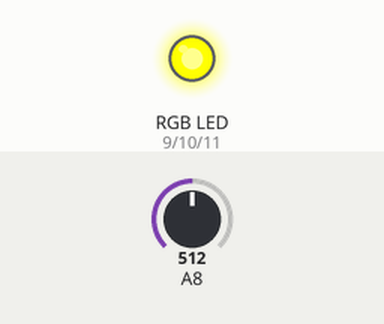
Recording of a sketch running on a simulated Arduino Mega 2560, built with avr-gcc and run on an emulated ATmega2560. Parts: an RGB LED mixed from three pins (HIGH = lit). The inputs (shaded band) are chosen by the test bench; at power-on: A8 = 512. Dim RGB values are drawn brighter than linear.

Above: at 1.2 s.
1.3 s: A8 set to 716
At 1.7 s:
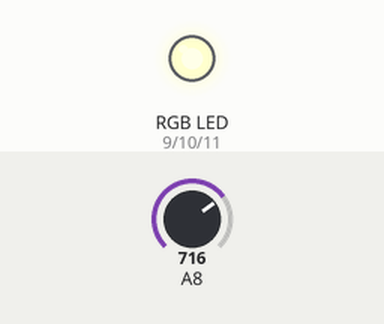
2.8 s: A8 set to 775
At 4.0 s:
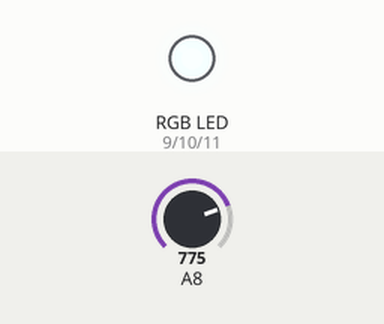
4.3 s: A8 set to 900
At 5.2 s:
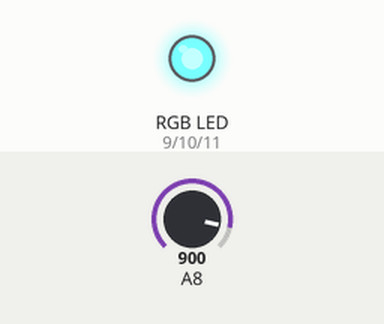
5.8 s: A8 set to 1023
At 6.3 s:
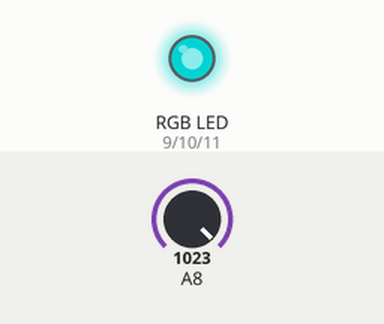
7.3 s: A8 set to 755
At 8.7 s:
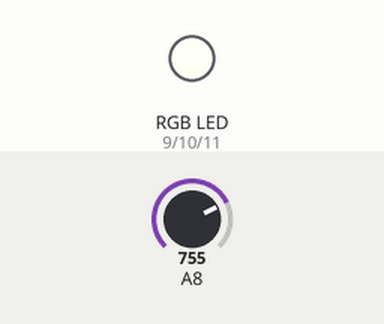
Timing chart, 0 to 9.8 s (numbered marks = the images above; inputs shaded):
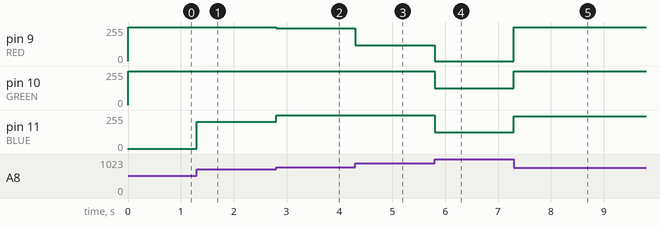

The sketch:

rgbled_with_potentiometer.ino
```cpp
// rgbled_with_potentiometer.ino

// #include <UTFT.h>
// #include <memorysaver.h>

#define RED   9
#define GREEN 10
#define BLUE  11

typedef struct{
  float r;
  float g;
  float b;
} RGB;

RGB* rgbsX;


void setup() {

  pinMode( RED  , OUTPUT );
  pinMode( GREEN, OUTPUT );
  pinMode( BLUE , OUTPUT );

  rgbsX = (RGB*) malloc( sizeof( RGB ) );

}


void loop() {

  // changed to fit for MEGA

  int serial = analogRead( 8 );
  setColor( toRGB ( (float) serial, rgbsX ));

}


void blink( int pin ){

  analogWrite( pin, 100 );
  delay( 100 );
  analogWrite( pin, 0 );

}


void setColor( RGB* rgbs ){

  analogWrite(RED,   (int) rgbs -> r);
  analogWrite(GREEN, (int) rgbs -> g);
  analogWrite(BLUE,  (int) rgbs -> b);

}

/*
 * 0   - 255         -> red   (0 - 255)
 * 255 - 405 - (510) -> green (0 - 150)
 * 510 - 655 - (765) -> blue  (0 - 150)
 * 765 - 1030        -> only green & blue
 */
RGB* toRGB( float serial, RGB* rgbValue ){

  if (serial <= 255) {
    rgbValue -> r = serial;
    rgbValue -> g = 0;
    rgbValue -> b = 0;
    return rgbValue;
  }

  if (serial <= 510) {
    rgbValue -> r = 255;
    rgbValue -> g = ( serial - 255 ) ;
    rgbValue -> b = 0;
    return rgbValue;
  }

  if (serial <= 765) {
    rgbValue -> r = 255;
    rgbValue -> g = 255;
    rgbValue -> b = ( serial - 510 ) ;
    return rgbValue;
  }

  if (serial <= 1020) {
    rgbValue -> r = 255 - ( serial - 765 );
    rgbValue -> g = 255;
    rgbValue -> b = 255;
    return rgbValue;
  }

    rgbValue -> r = 0;
    rgbValue -> g = 127;
    rgbValue -> b = 127;
    return rgbValue;

  //rgbValue -> r = (min( serial,255 ) / 255) * 255;
  //rgbValue -> g = (min( serial,510 ) / 510) * 255;
  //rgbValue -> b = (min( serial,765 ) / 765) * 255;
}
```

Measured:
- after the input at 1.3 s, pin 11 (BLUE): 2/255 → 206/255 at once
- after the input at 2.8 s, pin 9 (RED): 255/255 → 245/255 at once; pin 11 (BLUE): 206/255 → 255/255 at once
- after the input at 4.3 s, pin 9 (RED): 245/255 → 120/255 at once
- after the input at 5.8 s, pin 9 (RED): 120/255 → 0/255 at once; pin 10 (GREEN), pin 11 (BLUE): 255/255 → 127/255 at once
- after the input at 7.3 s, pin 9 (RED): 0/255 → 255/255 at once; pin 10 (GREEN): 127/255 → 255/255 at once; pin 11 (BLUE): 127/255 → 245/255 at once
